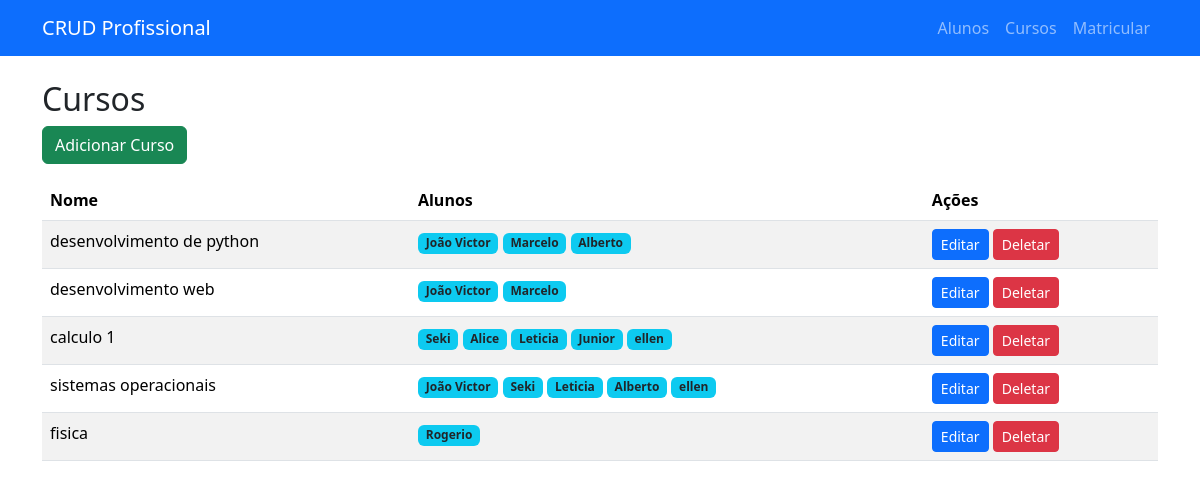
The page /cursos on the database as committed earlier.
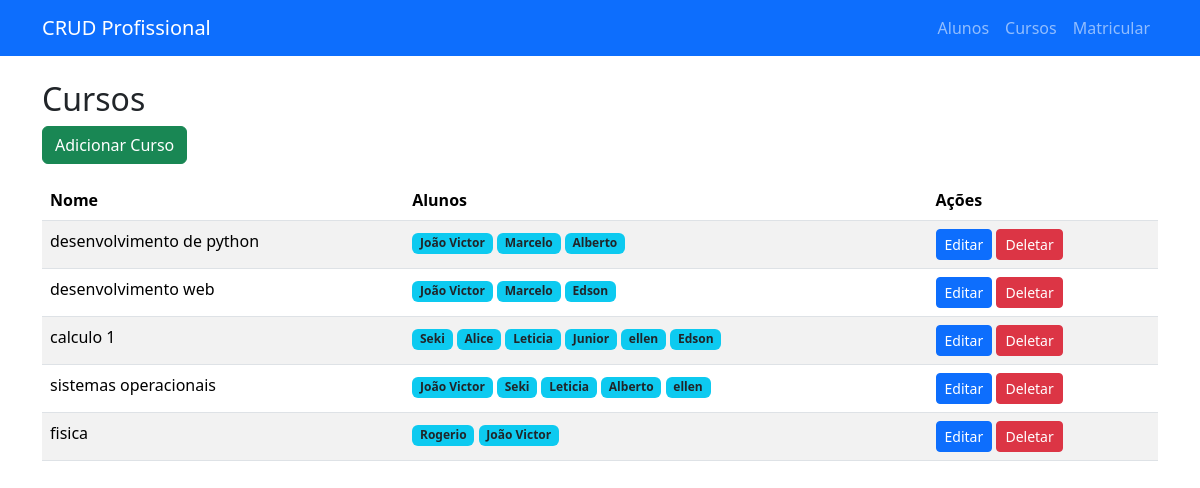
The same page on the database as committed later.
### app.py (models this page shows)
class Curso(db.Model):
    id = db.Column(db.Integer, primary_key=True)
    nome = db.Column(db.String(100), nullable=False)

class Aluno(db.Model):
    id = db.Column(db.Integer, primary_key=True)
    nome = db.Column(db.String(100), nullable=False)
    cursos = db.relationship('Curso', secondary=matriculas, backref=db.backref('alunos', lazy='dynamic'))

### app.py (the view)
@app.route('/cursos')
def cursos():
    lista_cursos = Curso.query.all()
    return render_template('cursos.html', cursos=lista_cursos)

### templates/cursos.html
{% extends "base.html" %}
{% block content %}
<h2>Cursos</h2>
<a class="btn btn-success mb-3" href="{{ url_for('adicionar_curso') }}">Adicionar Curso</a>
<table class="table table-striped">
    <thead>
        <tr>
            <th>Nome</th>
            <th>Alunos</th>
            <th>Ações</th>
        </tr>
    </thead>
    <tbody>
        {% for curso in cursos %}
        <tr>
            <td>{{ curso.nome }}</td>
            <td>
                {% for aluno in curso.alunos %}
                    <span class="badge bg-info text-dark">{{ aluno.nome }}</span>
                {% endfor %}
            </td>
            <td>
                <a class="btn btn-primary btn-sm" href="{{ url_for('editar_curso', id=curso.id) }}">Editar</a>
                <a class="btn btn-danger btn-sm" href="{{ url_for('deletar_curso', id=curso.id) }}">Deletar</a>
            </td>
        </tr>
        {% endfor %}
    </tbody>
</table>
{% endblock %}

Rows that differ between the two databases and show on the page:
added Aluno: nome "Edson"
changed Curso "fisica": gains Aluno (nome "João Victor")
